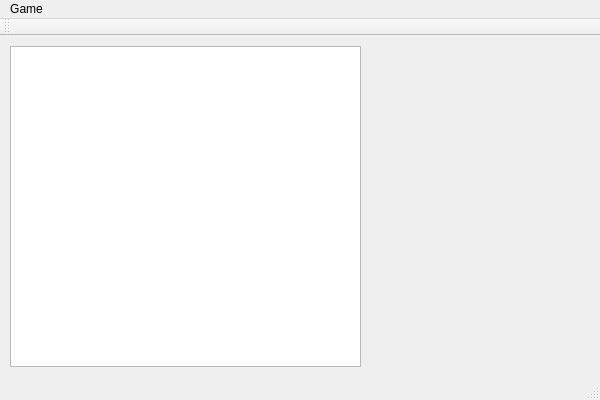
<?xml version="1.0" encoding="UTF-8"?>
<ui version="4.0">
 <class>MainWindow</class>
 <widget class="QMainWindow" name="MainWindow">
  <property name="geometry">
   <rect>
    <x>0</x>
    <y>0</y>
    <width>600</width>
    <height>400</height>
   </rect>
  </property>
  <property name="windowTitle">
   <string>MainWindow</string>
  </property>
  <widget class="QWidget" name="centralWidget">
   <widget class="QGraphicsView" name="graphicsView">
    <property name="geometry">
     <rect>
      <x>10</x>
      <y>10</y>
      <width>351</width>
      <height>321</height>
     </rect>
    </property>
   </widget>
  </widget>
  <widget class="QMenuBar" name="menuBar">
   <property name="geometry">
    <rect>
     <x>0</x>
     <y>0</y>
     <width>600</width>
     <height>21</height>
    </rect>
   </property>
   <widget class="QMenu" name="menuGame">
    <property name="title">
     <string>Game</string>
    </property>
    <addaction name="actionSe_connecter"/>
   </widget>
   <addaction name="menuGame"/>
  </widget>
  <widget class="QToolBar" name="mainToolBar">
   <attribute name="toolBarArea">
    <enum>TopToolBarArea</enum>
   </attribute>
   <attribute name="toolBarBreak">
    <bool>false</bool>
   </attribute>
  </widget>
  <widget class="QStatusBar" name="statusBar"/>
  <action name="actionSe_connecter">
   <property name="text">
    <string>Se connecter</string>
   </property>
  </action>
 </widget>
 <layoutdefault spacing="6" margin="11"/>
 <resources/>
 <connections/>
</ui>
